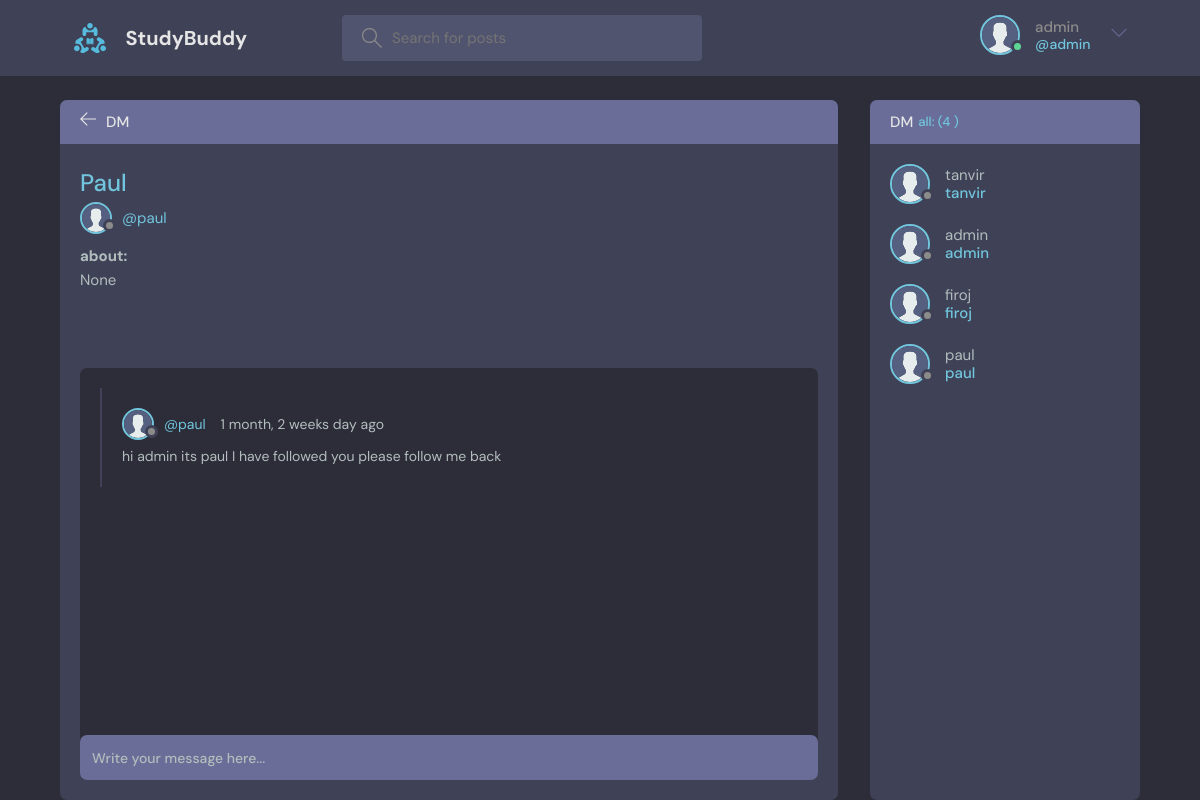
The app's page /dm/4/ (signed in), older data.
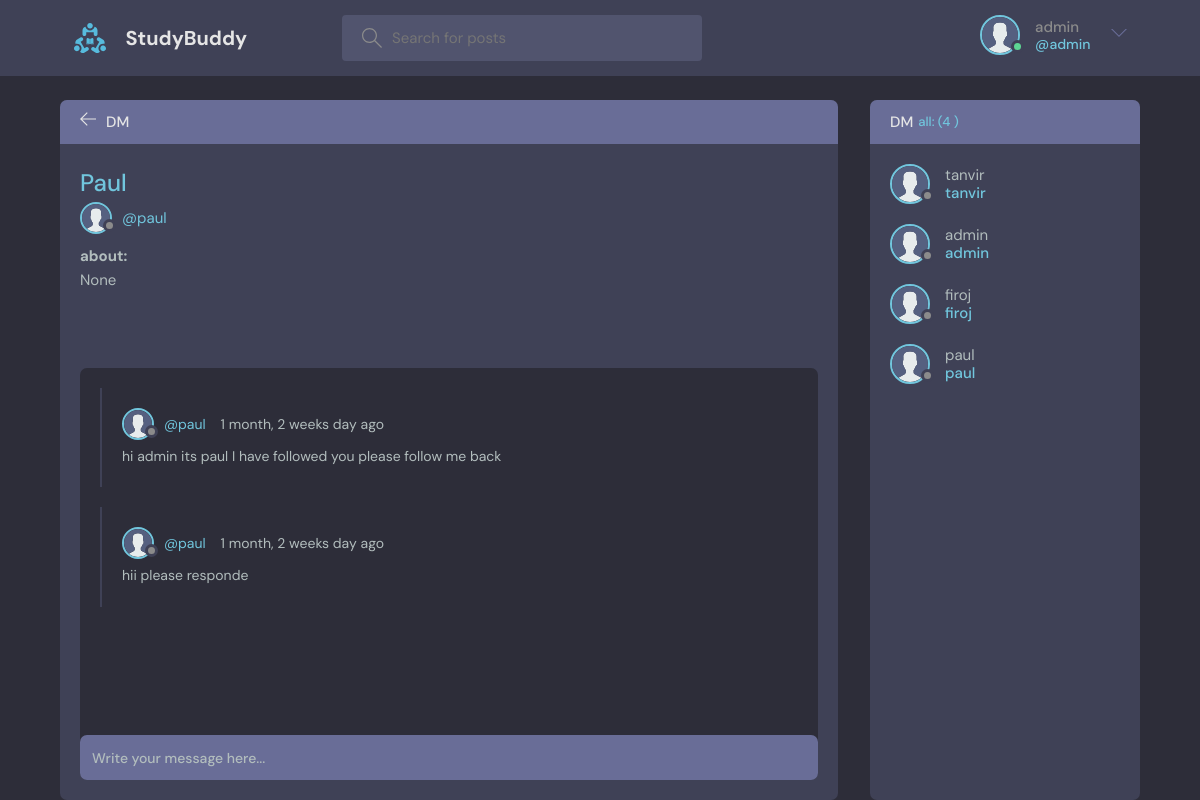
The same page, newer data.
### base/models.py (models this page shows, shortened)
class DirectMessage(models.Model):
    sender = models.ForeignKey(User, on_delete=models.CASCADE,related_name='sent_messages')
    receiver = models.ForeignKey(User, on_delete=models.CASCADE, related_name='received_messages')
    body = models.TextField()
    updated = models.DateTimeField(auto_now=True)
    created = models.DateTimeField(auto_now_add=True)
    class Meta:
        ordering = ['updated', 'created']

class User(AbstractUser):
    name = models.CharField(max_length=200, null=True)
    email = models.EmailField(unique=True, null=True)
    bio = models.TextField(null=True)
    avatar = models.ImageField(null=True, default="avatar.svg")
    USERNAME_FIELD = 'email'
    REQUIRED_FIELDS = ['username']  # Add 'username' to REQUIRED_FIELDS

### base/views.py (the view, shortened to what this page needs)
# urls.py: path('dm/<str:pk>/',views.dm,name="dm"),
@login_required(login_url='login')
def dm(request,pk):
    user= User.objects.get(id=request.user.id)
    receiver= User.objects.get(id=pk)  #jisse user chat karraha hai use receiver naam kiya hai
    users_with_messages = User.objects.filter(
        Q(sent_messages__sender=user) | Q(received_messages__receiver=user)
    ).union(
        User.objects.filter(
            Q(sent_messages__receiver=user) | Q(received_messages__sender=user)
        )
    )
    print(users_with_messages)
    received_messages = DirectMessage.objects.filter(sender=user, receiver=receiver) | \
                     DirectMessage.objects.filter(sender=receiver, receiver=user)
    context={'received_messages':received_messages,'receiver':receiver,'users_with_messages':users_with_messages}
    return render(request,'base/dm.html',context)

### base/templates/base/dm.html (shortened to what this page needs)
{% extends 'main.html' %}
{% block content %}
{% load static %}
    <main class="profile-page layout layout--2">
      <div class="container">
        <div class="room">
            <div class="room__top">
                <div class="room__topLeft">
                  <a href="{% url 'home' %}">
                    <svg version="1.1" xmlns="http://www.w3.org/2000/svg" width="32" height="32" viewBox="0 0 32 32">
                      <title>arrow-left</title>
                      <path
                        d="M13.723 2.286l-13.723 13.714 13.719 13.714 1.616-1.611-10.96-10.96h27.625v-2.286h-27.625l10.965-10.965-1.616-1.607z"
                      ></path>
                    </svg>
                  </a>
                  <h3>DM</h3>
                </div>
            </div>
          <div class="room__box scroll">
            <div class="room__header scroll">
                <div class="room__info">
                  <h3> {{receiver.name}} </h3>
                </div>
                <div class="room__hosted">
                  <a href="#" class="room__author">
                    <div class="avatar avatar--small">
                      <img src="{% static 'images/avatar.svg' %}" />
                    </div>
                    <span>@{{receiver.username}}</span>
                  </a>
                </div>
                <h6>about: </h6>
                <div class="room__details">
                    {{receiver.bio}}
                  </div>
              </div>
            <div class="room__conversation">
                <div class="threads scroll">
                  {% for message in received_messages %}
                  <div class="thread">
                    <div class="thread__top">
                      <div class="thread__author">
                        <a href="{% url 'user-profile' message.sender.id %}" class="thread__authorInfo">
                          <div class="avatar avatar--small">
                            <img src="{{message.sender.avatar.url}}" />
                          </div>
                          <span>@{{message.sender.username}}</span>
                        </a>
                        <span class="thread__date">{{message.created|timesince}} day ago</span>
                      </div>
                    </div>
                    <div class="thread__details">
                      {{message.body}}
                    </div>
                  </div>
                  {% endfor %}
                </div>
            </div>
          </div>
          <div class="room__message">
	    {% if request.user.is_authenticated %}
            <form action="" method="POST">
              <input name="body" placeholder="Write your message here..." />
            </form>
	    {% endif %}
          </div>
        </div>
        <div class="participants">
            <h3 class="participants__top">DM <span>all: ({{users_with_messages.count}} )</span></h3>
            <div class="participants__list scroll">
              {% for user in users_with_messages %}
              <a href="{% url 'dm' user.id %}" class="participant">
                <div class="avatar avatar--medium">
                  <img src="{% static 'images/avatar.svg' %}" />
                </div>
                <p>
                  {{user.username}}
                  <span>{{user.username}}</span>
                </p>
              </a>
              {% endfor %}
            </div>
          </div>
      </div>
    </main>
  {% endblock %}

### templates/navbar.html (shortened to what this page needs)
{% load static %}
<header class="header header--loggedIn">
    <div class="container">
        <a href="{% url 'home' %}" class="header__logo">
            <img src="{% static 'images/logo.svg' %}" />
            <h1>StudyBuddy</h1>
        </a>
        <form class="header__search" method="GET" action="{% url 'home' %}">
            <label>
                <input name="q" placeholder="Search for posts" />
            </label>
        </form>
        <nav class="header__menu">
            {% if request.user.is_authenticated %}
            <div class="header__user">
                <a href="{% url 'update-user' %}">
                    <div class="avatar avatar--medium active">
                        <img src="{{request.user.avatar.url}}" />
                    </div>
                    <p>{{request.user.username}} <span>@{{request.user.username}}</span></p>
                </a>
                <button class="dropdown-button">
                    <svg version="1.1" xmlns="http://www.w3.org/2000/svg" width="32" height="32" viewBox="0 0 32 32">
                        <title>chevron-down</title>
                        <path d="M16 21l-13-13h-3l16 16 16-16h-3l-13 13z"></path>
                    </svg>
                </button>
            </div>
            {% else %}
            <a href="{% url 'login' %}">
                <img src="{% static 'images/avatar.svg' %}" />
                <p>Login</p>
            </a>
            {% endif %}
        </nav>
    </div>
</header>

Row changes from the older to the newer data that the page shows:
added DirectMessage: sender.avatar (placeholder picture), sender.username "paul", created "1 month, 2 weeks", body "hii please responde"
